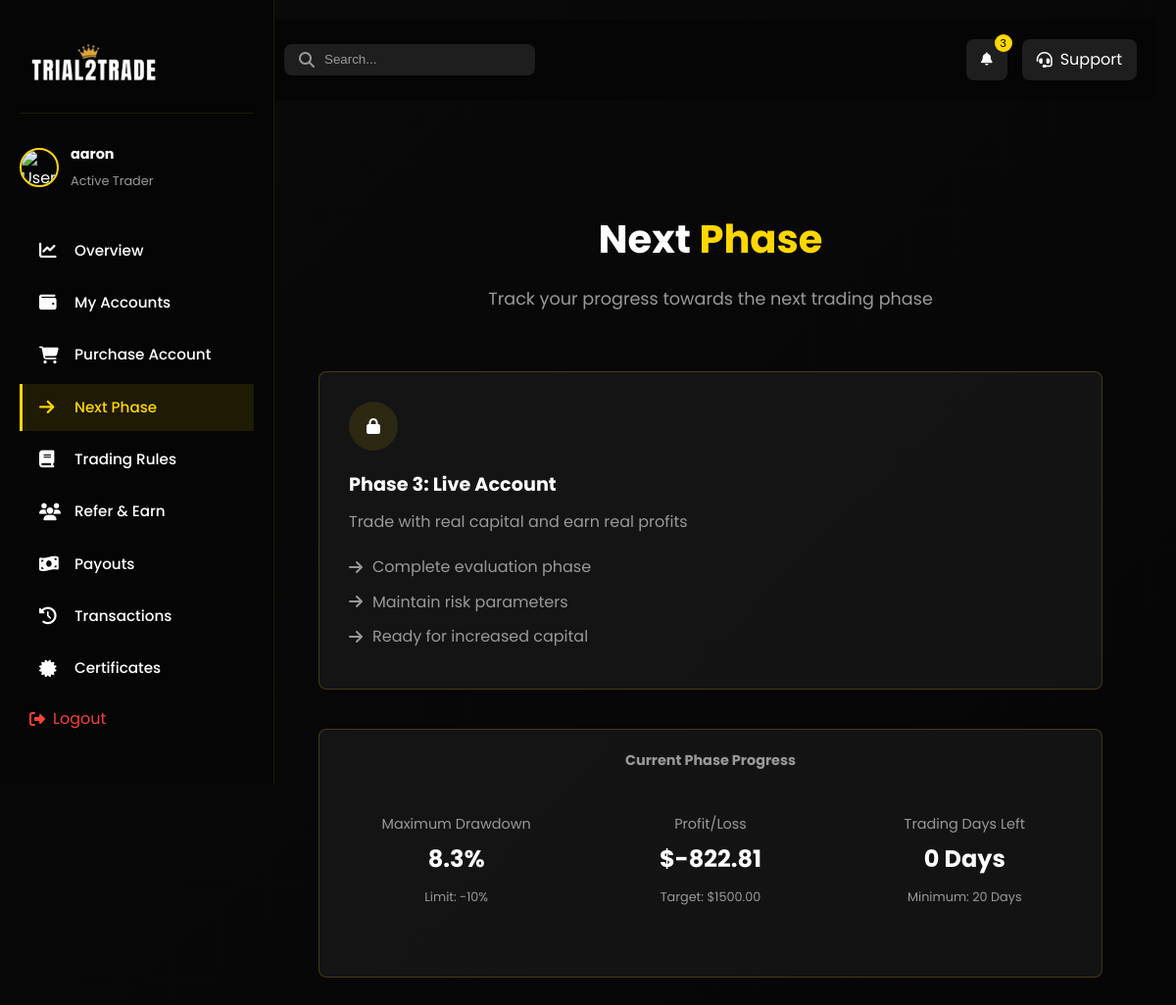
The page /dashboard-next-phase/ (signed in) on the database its author committed.
### main/models.py (models this page shows, shortened)
class CustomUser(AbstractUser):
    first_name = models.CharField(max_length=20)
    last_name = models.CharField(max_length=20)
    username = models.CharField(max_length=20, unique=True)
    email = models.EmailField(unique=True)
    phone_number = models.CharField(max_length=15, null=True, unique=True)
    email_verification_code = models.CharField(max_length=6, blank=True, null=True)
    email_verification_expires = models.DateTimeField(blank=True, null=True)
    verification_code = models.CharField(max_length=6, null=True, blank=True)
    verification_code_expires = models.DateTimeField(null=True, blank=True)
    password_reset_code = models.CharField(max_length=6, blank=True, null=True)
    password_reset_expires = models.DateTimeField(blank=True, null=True)
    USERNAME_FIELD = 'email'
    REQUIRED_FIELDS = ['username']
    class Meta:
        verbose_name = 'User'
        verbose_name_plural = 'Users'

class MT5Account(models.Model):
    ACCOUNT_STATUS_CHOICES = (
        ('available', 'Available'),
        ('assigned', 'Assigned'),
        ('active', 'Active'),
        ('breached', 'Breached'),
        ('inactive', 'Inactive'),
    )
    ACCOUNT_SIZE_CHOICES = (
        ('$5k', '$5k'),
        ('$10k', '$10k'),
        ('$25k', '$25k'),
        ('$50k', '$50k'),
    )
    user = models.ForeignKey(CustomUser, on_delete=models.SET_NULL, null=True, blank=True, related_name='mt5_accounts')
    account_size = models.CharField(max_length=10, choices=ACCOUNT_SIZE_CHOICES, default='$5k')
    login = models.CharField(max_length=100, unique=True)
    password = models.CharField(max_length=200)
    server = models.CharField(max_length=200, blank=True)
    assigned = models.BooleanField(default=False)
    status = models.CharField(max_length=50, choices=ACCOUNT_STATUS_CHOICES, default='available')
    balance = models.DecimalField(max_digits=15, decimal_places=2, null=True, blank=True)
    equity = models.DecimalField(max_digits=15, decimal_places=2, null=True, blank=True)
    profit = models.DecimalField(max_digits=15, decimal_places=2, null=True, blank=True)
    drawdown = models.DecimalField(max_digits=10, decimal_places=2, null=True, blank=True)
    initial_balance = models.DecimalField(max_digits=15, decimal_places=2, null=True, blank=True)
    last_updated = models.DateTimeField(null=True, blank=True)
    assigned_date = models.DateTimeField(null=True, blank=True)

### main/views.py (the view, shortened to what this page needs)
# urls.py: path('dashboard-next-phase/', views.dashboard_next_phase, name='dashboard_next_phase'),
@login_required(login_url='/login_user')
def dashboard_next_phase(request):
    user_accounts = MT5Account.objects.filter(user=request.user)
    prop_requests = RealPropRequest.objects.filter(user=request.user).order_by('-created_at')
    return render(request, 'main/dashboard-next-phase.html', {
        'user_accounts': user_accounts,
        'prop_requests': prop_requests
    })

### main/templatetags/math_filters.py (called while the page is built)
def _to_decimal(value):
    if isinstance(value, Decimal):
        return value
    try:
        return Decimal(str(value))
    except Exception:
        return None

@register.filter(name="mul")
def mul(value, arg):
    a = _to_decimal(value)
    b = _to_decimal(arg)
    try:
        if a is None or b is None:
            return float(value) * float(arg)
        return a * b
    except Exception:
        return 0

@register.filter(name="sub")
def sub(value, arg):
    a = _to_decimal(value)
    b = _to_decimal(arg)
    try:
        if a is None or b is None:
            return float(value) - float(arg)
        return a - b
    except Exception:
        return 0

@register.filter(name="split")
def split(value, sep=" "):
    try:
        return str(value).split(str(sep))
    except Exception:
        return []

### main/templates/main/dashboard-next-phase.html (shortened to what this page needs)
{% load static %}
{% load math_filters %}
<!DOCTYPE html>
<html lang="en">
<head>
    <link rel="stylesheet" href="{% static 'css/style.css' %}">
    <link rel="stylesheet" href="{% static 'css/dashboard.css' %}">
    <link rel="stylesheet" href="{% static 'css/dashboard-nav.css' %}">
    <link rel="stylesheet" href="https://cdnjs.cloudflare.com/ajax/libs/font-awesome/6.4.0/css/all.min.css">
    <link rel="stylesheet" href="{% static 'css/mobile-nav.css' %}">
</head>
<body>
    <nav class="dashboard-nav">
        <div class="nav-logo">
            <img src="{% static 'images/logob.png' %}" alt="Trial2Trade Logo" style="width: 130px; height: 75px;">
        </div>
            <div class="user-info">
                <img src="{% static 'images/avatar-placeholder.png' %}" alt="User Avatar" class="avatar">
                <div class="user-details">
                    <h4 class="user-name">{{ request.user.first_name|default:request.user.username }}</h4>
                    <span class="user-status">{% if user_accounts %}Active Trader{% else %}New User{% endif %}</span>
                </div>
            </div>
        <div class="nav-menu">
            <a href="{% url 'index' %}" class="nav-item">
                <i class="fas fa-chart-line"></i>
                <span>Overview</span>
            </a>
            <a href="{% url 'dashboard_accounts' %}" class="nav-item">
                <i class="fas fa-wallet"></i>
                <span>My Accounts</span>
            </a>
            <a href="{% url 'dashboard_purchase' %}" class="nav-item">
                <i class="fas fa-shopping-cart"></i>
                <span>Purchase Account</span>
            </a>
            <a href="{% url 'dashboard_next_phase' %}" class="nav-item active">
                <i class="fas fa-arrow-right"></i>
                <span>Next Phase</span>
            </a>
            <a href="{% url 'dashboard_rules' %}" class="nav-item">
                <i class="fas fa-book"></i>
                <span>Trading Rules</span>
            </a>
            <a href="{% url 'dashboard_referral' %}" class="nav-item">
                <i class="fas fa-users"></i>
                <span>Refer & Earn</span>
            </a>
            <a href="{% url 'dashboard_payouts' %}" class="nav-item">
                <i class="fas fa-money-bill-wave"></i>
                <span>Payouts</span>
            </a>
            <a href="{% url 'dashboard_transactions' %}" class="nav-item">
                <i class="fas fa-history"></i>
                <span>Transactions</span>
            </a>
            <a href="{% url 'dashboard_certificates' %}" class="nav-item">
                <i class="fas fa-certificate"></i>
                <span>Certificates</span>
            </a>
            <a href="{% url 'logout_user' %}" class="logout-btn">
                <i class="fas fa-sign-out-alt"></i>
                <span>Logout</span>
            </a>
        </div>
    </nav>
    <main class="dashboard-content">
        <header class="dashboard-header">
            <div class="header-search">
                <i class="fas fa-search"></i>
                <input type="text" placeholder="Search...">
            </div>
            <div class="header-actions">
                <button class="notification-btn">
                    <i class="fas fa-bell"></i>
                    <span class="notification-badge">3</span>
                </button>
                <a href="mailto:info@trial2trade.com" class="support-btn">
                    <i class="fas fa-headset"></i>
                    <span>Support</span>
                </a>
            </div>
        </header>
        <section class="dashboard-section active">
            <div class="section-header">
                <h2>Next <span class="highlight">Phase</span></h2>
                <p>Track your progress towards the next trading phase</p>
            </div>
            <div class="progress-container" style="max-width: 800px; margin: 0 auto;">
                {% if user_accounts %}
                <div class="phase-timeline">
                    {% for account in user_accounts %}
                    {% if account.phase == 3 %}
                    <div class="phase-step completed">
                        <div class="step-icon">
                            <i class="fas fa-check"></i>
                        </div>
                        <h3>Phase 3: Live Account</h3>
                        <p>Trading with real capital and earning real profits</p>
                        <ul class="phase-achievements">
                            <li><i class="fas fa-check"></i> Account Size: {{ account.account_size }}</li>
                            <li><i class="fas fa-check"></i> Balance: ${{ account.balance|floatformat:2 }}</li>
                            <li><i class="fas fa-check"></i> Profit: ${{ account.profit|floatformat:2 }}</li>
                        </ul>
                    </div>
                    {% elif not account.phase == 3 %}
                    <div class="phase-step">
                        <div class="step-icon">
                            <i class="fas fa-lock"></i>
                        </div>
                        <h3>Phase 3: Live Account</h3>
                        <p>Trade with real capital and earn real profits</p>
                        <ul class="phase-requirements">
                            <li><i class="fas fa-arrow-right"></i> Complete evaluation phase</li>
                            <li><i class="fas fa-arrow-right"></i> Maintain risk parameters</li>
                            <li><i class="fas fa-arrow-right"></i> Ready for increased capital</li>
                        </ul>
                    </div>
                    {% endif %}
                    {% endfor %}
                </div>
                {% endif %}
                <div class="phase-summary">
                    <div class="summary-card">
                        <h4>Current Phase Progress</h4>
                        {% if user_accounts %}
                        {% with current_account=user_accounts|first %}
                        <div class="stats-grid">
                            <div class="stat-item">
                                <span>Maximum Drawdown</span>
                                <p class="value {% if current_account.drawdown < 10 %}success{% else %}danger{% endif %}">{{ current_account.drawdown|floatformat:1 }}%</p>
                                <small>Limit: -10%</small>
                            </div>
                            <div class="stat-item">
                                <span>Profit/Loss</span>
                                <p class="value {% if current_account.profit > 0 %}positive{% else %}negative{% endif %}">{% if current_account.profit > 0 %}+{% endif %}${{ current_account.profit|floatformat:2 }}</p>
                                <small>Target: ${{ current_account.initial_balance|mul:0.15|floatformat:2 }}</small>
                            </div>
                            <div class="stat-item">
                                <span>Trading Days Left</span>
                                {% with days_passed=current_account.assigned_date|timesince|split:" "|first|add:0 %}
                                {% with days_left=20|sub:days_passed %}
                                <p class="value">{% if days_left < 0 %}0{% else %}{{ days_left }}{% endif %} Days</p>
                                {% endwith %}
                                {% endwith %}
                                <small>Minimum: 20 Days</small>
                            </div>
                        </div>
                        {% endwith %}
                        {% else %}
                        <div class="no-stats-message">
                            <p>No account statistics available. Purchase an account to start tracking your progress.</p>
                        </div>
                        {% endif %}
                    </div>
                </div>
            </div>
        </section>
    </main>
</body>
</html>

### main/static/css/style.css (style rules this page uses)
:root { --primary-color: #FFD700; --primary-light: #FFEB99; --primary-dark: #D4AF37; --secondary-color: #000000; --secondary-light: #333333; --secondary-dark: #000000; --text-light: #FFFFFF; --text-dark: #000000; --text-muted: #999999; --background-dark: #0A0A0A; --background-darker: #050505; --background-light: #1A1A1A; --background-gradient: linear-gradient(135deg, var(--background-dark) 0%, var(--background-darker) 100%); --card-bg: rgba(26, 26, 26, 0.7); --card-border: 1px solid rgba(255, 215, 0, 0.2); --card-shadow: 0 8px 32px rgba(0, 0, 0, 0.5); --success: #4CAF50; --warning: #FFC107; --danger: #F44336; --info: #2196F3; --border-radius-sm: 4px; --border-radius: 8px; --border-radius-lg: 16px; --transition-fast: 0.2s ease; --transition-normal: 0.3s ease; --transition-slow: 0.5s ease; --glow-effect: 0 0 10px rgba(255, 215, 0, 0.5), 0 0 20px rgba(255, 215, 0, 0.3); }
* { margin: 0; padding: 0; box-sizing: border-box; }
html { scroll-behavior: smooth; }
body { font-family: 'Poppins', sans-serif; background: var(--background-gradient); color: var(--text-light); line-height: 1.6; overflow-x: hidden; }
a { text-decoration: none; color: var(--text-light); transition: var(--transition-fast); }
ul { list-style: none; }
img { max-width: 100%; height: auto; }
section { padding: 80px 20px; position: relative; }
.section-header { text-align: center; margin-bottom: 60px; }
.section-header h2 { font-size: 2.5rem; font-weight: 700; margin-bottom: 15px; position: relative; display: inline-block; }
.section-header p { font-size: 1.1rem; color: var(--text-muted); max-width: 700px; margin: 0 auto; }
.highlight { color: var(--primary-color); position: relative; }
.highlight::after { content: ''; position: absolute; bottom: -5px; left: 0; width: 100%; height: 2px; background: var(--primary-color); transform: scaleX(0); transform-origin: right; transition: transform 0.5s ease; }
.nav-item { font-weight: 500; position: relative; padding: 5px 0; }
.nav-item::after { content: ''; position: absolute; bottom: 0; left: 0; width: 100%; height: 2px; background: var(--primary-color); transform: scaleX(0); transform-origin: right; transition: transform 0.3s ease; }
.stat-item { text-align: center; padding: 20px; min-width: 200px; }

### main/static/css/dashboard-nav.css (style rules this page uses)
.dashboard-nav { position: fixed; left: 0; top: 0; height: 100vh; width: 250px; background: #1a1a1a; padding: 20px; transition: all 0.3s ease; z-index: 1000; }
.nav-logo { display: flex; align-items: center; padding: 10px; margin-bottom: 30px; }
.nav-logo img { width: 40px; height: 40px; }
.nav-item { margin-bottom: 5px; }
.dashboard-content { margin-left: 250px; padding: 20px; transition: all 0.3s ease; }

### main/static/css/mobile-nav.css (style rules this page uses)
.dashboard-nav { width: 280px; background: var(--background-darker); border-right: 1px solid rgba(255, 215, 0, 0.1); display: flex; flex-direction: column; height: 100vh; z-index: 1000; }
.nav-menu { padding: 20px 0; flex-grow: 1; overflow-y: auto; }
.nav-item { display: flex; align-items: center; padding: 12px 20px; color: var(--text-light); text-decoration: none; transition: var(--transition-fast); position: relative; }
.nav-item i { width: 24px; margin-right: 12px; font-size: 1.1rem; }
.nav-item span { font-size: 0.95rem; display: block; }

### main/templates/main/dashboard-next-phase.html (style rules this page uses)
.phase-timeline { display: flex; flex-direction: column; gap: 30px; margin-bottom: 40px; }
.phase-step { background: var(--card-bg); border-radius: var(--border-radius); padding: 30px; border: var(--card-border); position: relative; }
.step-icon { width: 50px; height: 50px; background: rgba(255, 215, 0, 0.1); border-radius: 50%; display: flex; align-items: center; justify-content: center; margin-bottom: 20px; }
.phase-step h3 { margin-bottom: 10px; font-size: 1.2rem; }
.phase-step p { color: var(--text-muted); margin-bottom: 20px; }
.phase-achievements, .phase-requirements { list-style: none; }
.phase-achievements li, .phase-requirements li { display: flex; align-items: center; gap: 10px; margin-bottom: 10px; color: var(--text-muted); }
.phase-summary { margin-top: 40px; }
.stats-grid { display: grid; grid-template-columns: repeat(3, 1fr); gap: 20px; margin-top: 20px; }
.stat-item { text-align: center; }
.stat-item span { color: var(--text-muted); font-size: 0.9rem; }
.stat-item .value { font-size: 1.5rem; font-weight: 700; margin: 5px 0; }
.stat-item small { color: var(--text-muted); font-size: 0.8rem; }

### rows shown on the page
CustomUser: user.first_name "aaron"
MT5Account: drawdown "8.3", profit "-822.81", initial_balance|mul "1500.00"

### other values the page prints
{{ days_left }} "0"
